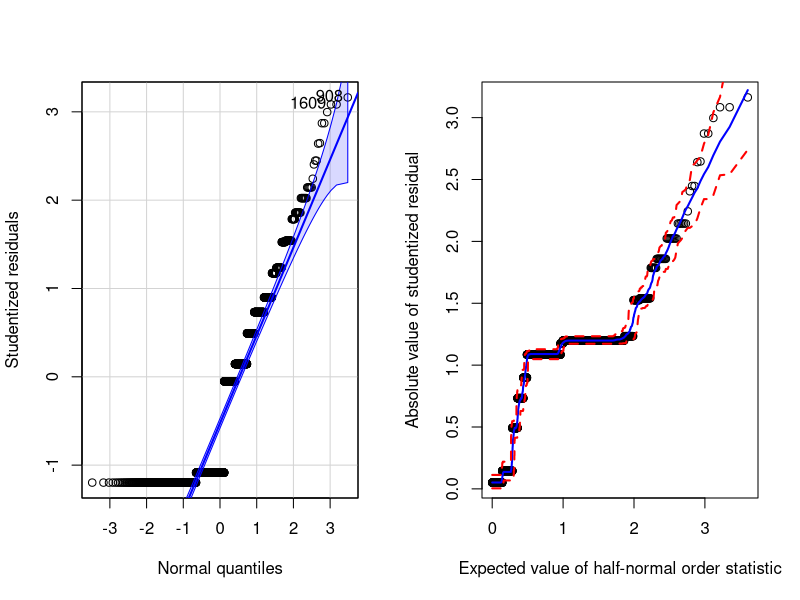

Source code (R):

# Atkinson (1981, 1987) suggested a more robust and useful version of these QQ plots: half
# normal plots, with simulated confidence envelopes. Friendly page 481


rm(list=ls())
require(tidyverse)
require(MASS)
library(car)
library(vcd)
 

# pop parameters
n  <- 1000
k  <- 1.3   # this is k, alpha=1/k
1/k         # alpha reported as theta in neg binomial
mu0 <- 1
mu1 <- mu0*0.75

fup   <- 1
drop1 <- 0.1
drop2 <- 0.1

#~~~~~~~~~~~~~~~~~~~~~~~~~~~~~~~~~~~~~~~~~~~~~~~~~~~~~~~~~~~~
dose <- c(rep("placebo",n),rep("trt",n))
mu   <- c(rep(mu0,n),rep(mu1,n))
drop <- c(rep(.1,n),rep(.1,n))
#~~~~~~~~~~~~~~~~~~~~~~~~~~~~~~~~~~~~~~~~~~~~~~~~~~~~~~~~~~~~
# discontinuations and follow up
f        <- - rexp(2*n) / log(1-drop)
length   <- ifelse(f>1,1,f)

#~~~~~~~~~~~~~~~~~~~~~~~~~~~~~~~~~~~~~~~~~~~~~~~~~~~~~~~~~~~~

# rnbinom approach
y <-  rnbinom(n*2,  p=1/(1+ mu*    length* k),  size=1/k)  +
      rnbinom(n*2,  p=1/(1+ mu0*(1-length)*k),  size=1/k)

logleng  <- rep(0, n*2)

summary(f<-glm.nb(y~dose+offset(logleng) ))



  
  
  
  par(mfrow=c(1,2))
  qqPlot(rstudent(f), xlab="Normal quantiles", ylab="Studentized residuals")
  
  
  # michael friendly
  # Figure 11.38: Half-normal QQ plot of studentized residuals for the NB model fit to the PhdPubs
  # data. The reference line and confidence envelope reflect the mean and (2.5%, 97.5%) quantiles of
  # {fig:phd-halfnorm} the simulation distribution under the negative-binomial model for the same data
  
  observed <- sort(abs(rstudent(f)))
  n <- length(observed)
  expected <- qnorm((1:n + n - 1/8)/(2*n + 1/2))
  
  S <- 100
  sims <- simulate(f, nsim=S)
  
  #rstudent(glm.nb(y ~ dose + offset(logleng),
  #   start=coef(f)))
  
  
  resids <- function(y)
    rstudent(glm.nb(y ~ dose + offset(logleng),
                    start=coef(f)))
  
  z <- apply(sims,2,resids)
  z<- abs(z)
  z <- apply(z, 2, sort)
  
  # 
  envelope <- 0.95
  mean <- apply(z, 1, mean)
  lower <- apply(z, 1, quantile, prob=(1 - envelope)/2)
  upper <- apply(z, 1, quantile, prob=(1 + envelope)/2)
  
  
  plot(expected, observed,
       xlab='Expected value of half-normal order statistic',
       ylab='Absolute value of studentized residual')
  lines(expected, mean, lty=1, lwd=2, col="blue")
  lines(expected, lower, lty=2, lwd=2, col="red")
  lines(expected, upper, lty=2, lwd=2, col="red")
  # identify(expected, observed, labels=names(observed), n=3)